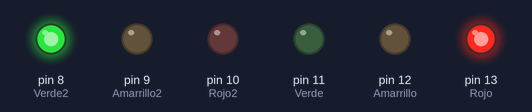
Bench run of a sketch on a simulated Arduino Uno, built with avr-gcc and run on an emulated ATmega328P. On the bench: output pins drawn as LEDs (lit = HIGH).

Above: at 0.5 s.
At 2.5 s:
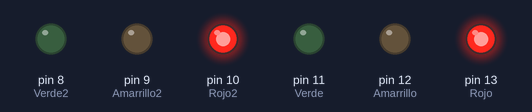
At 3.5 s:
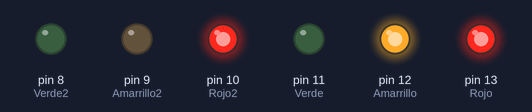
At 5.5 s:
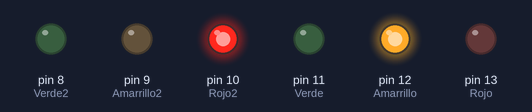
At 7.5 s:
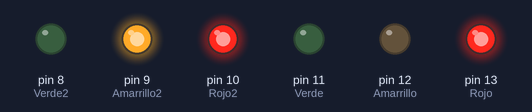
At 10.5 s:
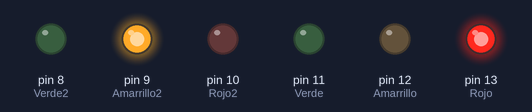
Timing chart, 0 to 11.7 s (numbered marks = the images above):
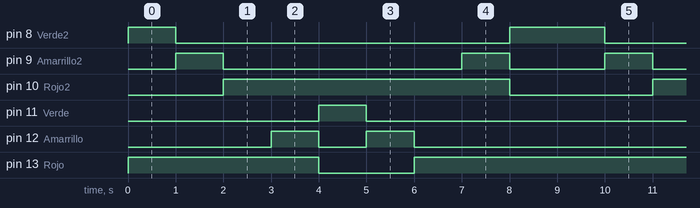

Measured:
- by itself, pin 8 (Verde2): repeats every 9.0 s: LOW 7.0 s, HIGH 2.0 s
- by itself, pin 9 (Amarrillo2): repeats every 9.0 s: LOW 5.0 s, HIGH 1.0 s, LOW 2.0 s, HIGH 1.0 s
- by itself, pin 10 (Rojo2): alternates HIGH for 6.0 s and LOW for 3.0 s
- by itself, pin 11 (Verde): alternates HIGH for 1.0 s and LOW for 8.0 s
- by itself, pin 12 (Amarrillo): repeats every 9.0 s: LOW 1.0 s, HIGH 1.0 s, LOW 6.0 s, HIGH 1.0 s
- by itself, pin 13 (Rojo): repeats every 9.0 s: LOW 2.0 s, HIGH 7.0 s

The sketch:

Quinto_Programa_-_2_Semaforos.ino
```cpp
/*
 * Hola a todos amigos de Youtube aqui les dejo el codigo de la quinta programacion
 * en Arduino, o sea la Secuencia de dos Semaforo por medio de Pines Digitales.
 * Si todavia no viste el video te invito a que los veas por este
 * enlace: https://www.youtube.com/watch?v=1KXDQJupO54,
 * Si te gusto el video no te olvides suscribirte,
 * compartir y dejar tu Me Gusta para poder ir creciendo.
 * Recuerda que si tienes alguna duda sobre los videos que estoy subiendo
 * puedes grabarte exponiendo tu duda, subilo a mi pagina de Facebook
 * y en un proximo video te dare la respuesta.
 * Saludos.
 * Aprendiendo Electronica by Velazquez Jose
 */

int Rojo = 13;       //Se define la variable "Rojo" en el pin 13 digital
int Amarrillo = 12;  //Se define la variable "Amarillo" en el pin 12 digital
int Verde = 11;      //Se define la variable "Verde" en el pin 11 digital
int Rojo2 = 10;      //Se define la variable "Rojo2" en el pin 10 digital
int Amarrillo2 = 9;  //Se define la variable "Amarillo2" en el pin 9 digital
int Verde2 = 8;      //Se define la variable "Verde2" en el pin 8 digital

void setup() {  //Configuracion de los Pines o Comunicacion Serial y Sensores
pinMode(Rojo, OUTPUT);        //Se declara el pin 13 como Salida por medio de su variable
pinMode(Amarrillo, OUTPUT);   //Se declara el pin 12 como Salida por medio de su variable
pinMode(Verde, OUTPUT);       //Se declara el pin 11 como Salida por medio de su variable
pinMode(Rojo2, OUTPUT);       //Se declara el pin 10 como Salida por medio de su variable
pinMode(Amarrillo2, OUTPUT);  //Se declara el pin 9 como Salida por medio de su variable
pinMode(Verde2, OUTPUT);      //Se declara el pin 8 como Salida por medio de su variable
}

void loop() {    //Codigo a escribir "Ciclo Repetitivo"
/*
 * Subprograma son pequeños codigos que estan dentro de un programa
 * o sea cada pequeño codigo se cumple de forma aparte
 * Para crear un Subprograma es necesario colocar un nombre:
 * Por ej:
 *        Semaforo();
 * Este nombre debe terminar con dos parentesis y un punta y coma (debe estar
 * en la seccion de "void loop").
 * Luego crear un void fuera de "void loop" y con el nombre que utilizamos
 * Por ej:
 *       void Semaforo() {
 *       (Aqui se escribiria el pequeño codigo)
 *       }
 * Por ultimo ya podemos escribir dentro del subprograma
 */
Semaforo1();
Semaforo2();
Semaforo3();
Semaforo4();
Semaforo5();
Semaforo6();
Semaforo7();
Semaforo8();
Semaforo9();
}

void Semaforo1() { //Secuencia numero 1
digitalWrite(Verde, LOW);
digitalWrite(Amarrillo, LOW);
digitalWrite(Rojo, HIGH);
digitalWrite(Verde2, HIGH);
digitalWrite(Amarrillo2, LOW);
digitalWrite(Rojo2, LOW);
delay(1000);
}

void Semaforo2() { //Secuencia numero 2
digitalWrite(Verde, LOW);
digitalWrite(Amarrillo, LOW);
digitalWrite(Rojo, HIGH);
digitalWrite(Verde2, LOW);
digitalWrite(Amarrillo2, HIGH);
digitalWrite(Rojo2, LOW);
delay(1000);
}

void Semaforo3() { //Secuencia numero 3
digitalWrite(Verde, LOW);
digitalWrite(Amarrillo, LOW);
digitalWrite(Rojo, HIGH);
digitalWrite(Verde2, LOW);
digitalWrite(Amarrillo2, LOW);
digitalWrite(Rojo2, HIGH);
delay(1000);
}

void Semaforo4() { //Secuencia numero 4
digitalWrite(Verde, LOW);
digitalWrite(Amarrillo, HIGH);
digitalWrite(Rojo, HIGH);
digitalWrite(Verde2, LOW);
digitalWrite(Amarrillo2, LOW);
digitalWrite(Rojo2, HIGH);
delay(1000);
}

void Semaforo5() { //Secuencia numero 5
digitalWrite(Verde, HIGH);
digitalWrite(Amarrillo, LOW);
digitalWrite(Rojo, LOW);
digitalWrite(Verde2, LOW);
digitalWrite(Amarrillo2, LOW);
digitalWrite(Rojo2, HIGH);
delay(1000);
}

void Semaforo6() { //Secuencia numero 6
digitalWrite(Verde, LOW);
digitalWrite(Amarrillo, HIGH);
digitalWrite(Rojo, LOW);
digitalWrite(Verde2, LOW);
digitalWrite(Amarrillo2, LOW);
digitalWrite(Rojo2, HIGH);
delay(1000);
}

void Semaforo7() { //Secuencia numero 7
digitalWrite(Verde, LOW);
digitalWrite(Amarrillo, LOW);
digitalWrite(Rojo, HIGH);
digitalWrite(Verde2, LOW);
digitalWrite(Amarrillo2, LOW);
digitalWrite(Rojo2, HIGH);
delay(1000);
}

void Semaforo8() { //Secuencia numero 8
digitalWrite(Verde, LOW);
digitalWrite(Amarrillo, LOW);
digitalWrite(Rojo, HIGH);
digitalWrite(Verde2, LOW);
digitalWrite(Amarrillo2, HIGH);
digitalWrite(Rojo2, HIGH);
delay(1000);
}

void Semaforo9() { //Secuencia numero 9
digitalWrite(Verde, LOW);
digitalWrite(Amarrillo, LOW);
digitalWrite(Rojo, HIGH);
digitalWrite(Verde2, HIGH);
digitalWrite(Amarrillo2, LOW);
digitalWrite(Rojo2, LOW);
delay(1000);
}
```
